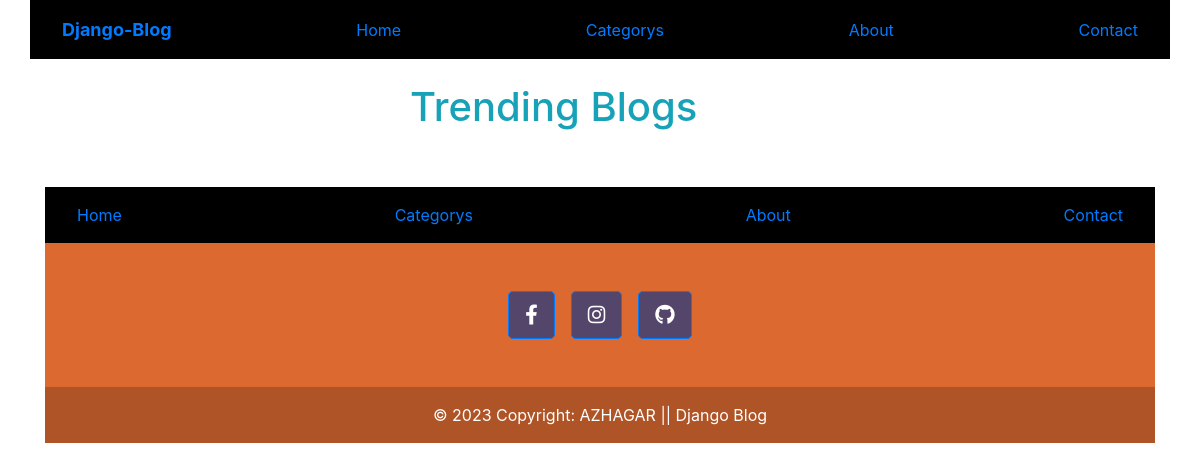
Before: / with the older database file.
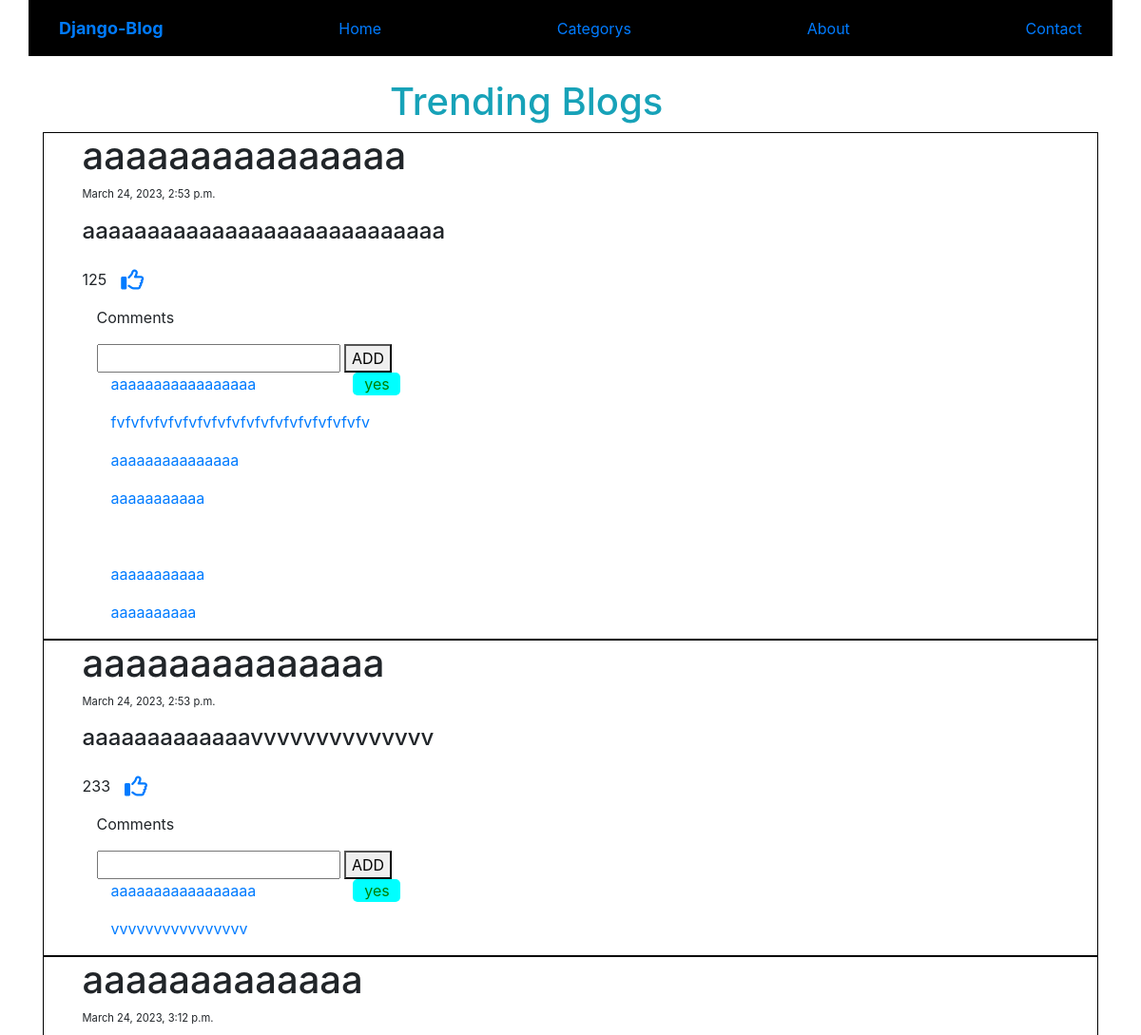
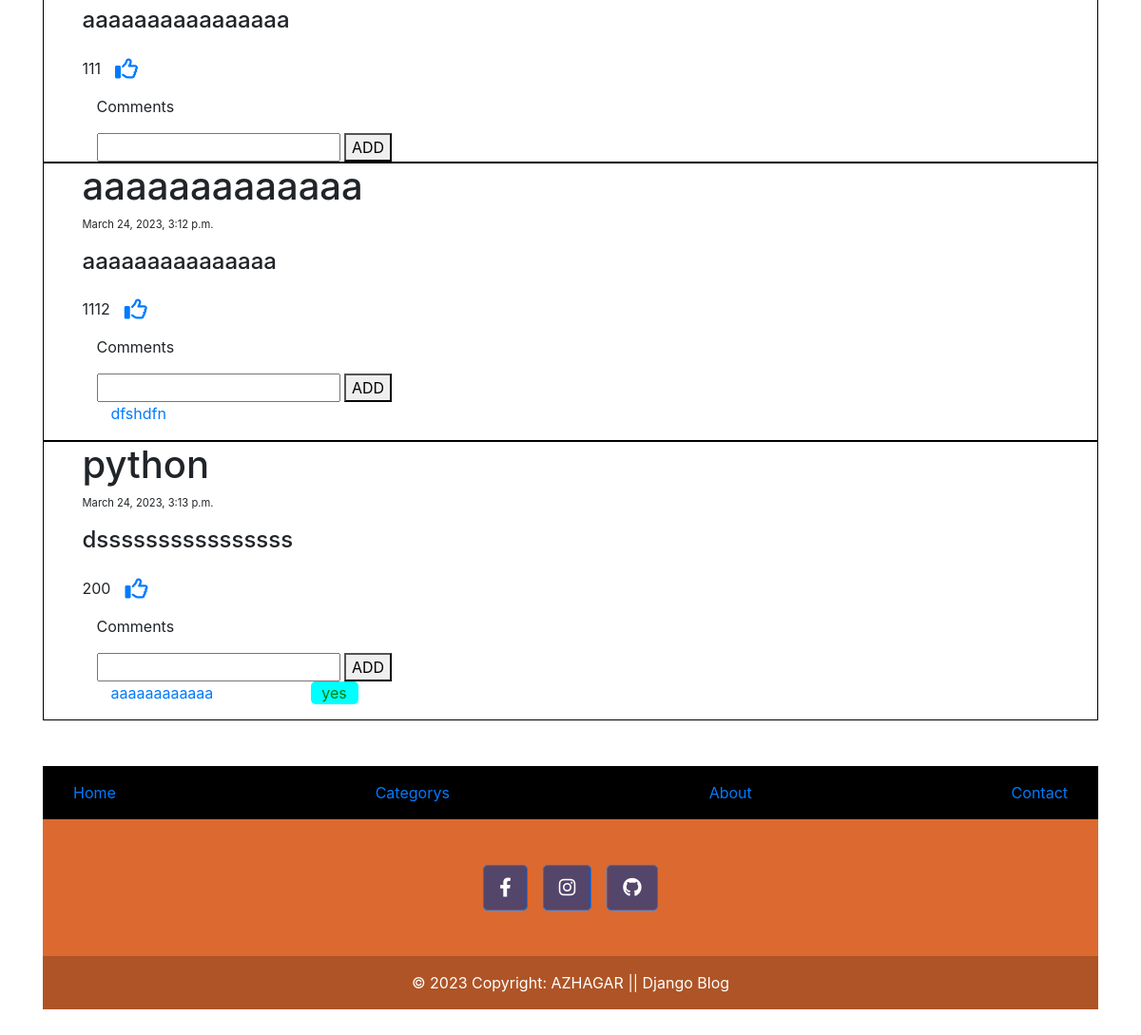
After: the same page with the newer database file (2 pictures, top to bottom).
### Blog/models.py (models this page shows, shortened)
class Blog(models.Model):
    category_id=models.ForeignKey(Category,on_delete=models.CASCADE)
    Title=models.CharField(max_length=150,blank=False)
    content=models.TextField(max_length=2000,blank=False)
    date=models.DateTimeField(auto_now_add=True)
    likes=models.IntegerField(blank=False)

class Comments(models.Model):
    blog_id=models.ForeignKey(Blog,on_delete=models.CASCADE)
    comments=models.CharField(max_length=200,blank=False)
    comment_accepted=models.BooleanField(default=False)

### Blog/views.py (the view)
# urls.py: 2. Add a URL to urlpatterns:  path('', views.home, name='home')
def home(request):
    blogs=models.Blog.objects.filter(likes__gt=100)
    comments=models.Comments.objects.all()
    data={'blogs':blogs,'comments':comments}
    return render(request,'Blog/index.html',data)

### Blog/templates/Blog/index.html (shortened to what this page needs)
{% extends 'Blog/layout.html' %}
{% block content %}
{% load static %}
<div class="my-4">
    <div class="row  text-info">
        <h1 class="offset-4 m-a">Trending Blogs</h1>
    </div>
    {% for item in blogs %}
    <div class=" blog container">
        <h1 class="row blog-title">{{item.Title}}</h1>
        <p class="row blog-date fs">{{item.date}}</p>
        <h4 class="row blog-content">{{item.content}}</h4>
        <p class="row blog-likes">{{item.likes}}<span><a href="{% url 'add_like' item.id %}"><span><i
                            class="fa-regular fa-thumbs-up fa-xl col-1"></i></span></a></span></p>
        <p>Comments</p>
        <form action="{% url 'add_comment' item.id %}" method="POST">
            <input type="text" name="comment">
            <button>ADD</button>
        </form>
        {% for i in comments %}
        {% if item.id == i.blog_id.id%}
        <p class="col-md-6 text-primary comment">{{i.comments}} <span class="message_accpted">{% if i.comment_accepted%}yes{% endif %}</span></p>
        {% endif %}
        {% endfor %}
    </div>
    {% endfor %}
</div>
{% endblock content %}

Changed rows visible on the page:
added Blog: Title "aaaaaaaaaaaaaaa", date "March 24, 2023, 2:53 p.m.", content "aaaaaaaaaaaaaaaaaaaaaaaaaaaa", likes "125"
added Comments: comments "aaaaaaaaaaaaaaaaa", comment_accepted "yes", shown under "aaaaaaaaaaaaaaa"
added Comments: comments "fvfvfvfvfvfvfvfvfvfvfvfvfvfvfvfvfvfv", shown under "aaaaaaaaaaaaaaa"
added Comments: comments "aaaaaaaaaaaaaaa"
added Comments: comments "aaaaaaaaaaa", shown under "aaaaaaaaaaaaaaa"
added Comments: comments "aaaaaaaaaaa", shown under "aaaaaaaaaaaaaaa"
added Comments: comments "aaaaaaaaaa", shown under "aaaaaaaaaaaaaaa"
added Blog: Title "aaaaaaaaaaaaaa", date "March 24, 2023, 2:53 p.m.", content "aaaaaaaaaaaaavvvvvvvvvvvvvv", likes "233"
added Comments: comments "aaaaaaaaaaaaaaaaa", comment_accepted "yes", shown under "aaaaaaaaaaaaaa"
added Comments: comments "vvvvvvvvvvvvvvvv", shown under "aaaaaaaaaaaaaa"
added Blog: Title "aaaaaaaaaaaaa", date "March 24, 2023, 3:12 p.m.", content "aaaaaaaaaaaaaaaa", likes "111"
added Blog: Title "aaaaaaaaaaaaa", date "March 24, 2023, 3:12 p.m.", content "aaaaaaaaaaaaaaa", likes "1112"
added Comments: comments "dfshdfn", shown under "aaaaaaaaaaaaa"
added Blog: Title "python", date "March 24, 2023, 3:13 p.m.", content "dssssssssssssssss", likes "200"
added Comments: comments "aaaaaaaaaaaa", comment_accepted "yes", shown under "python"
